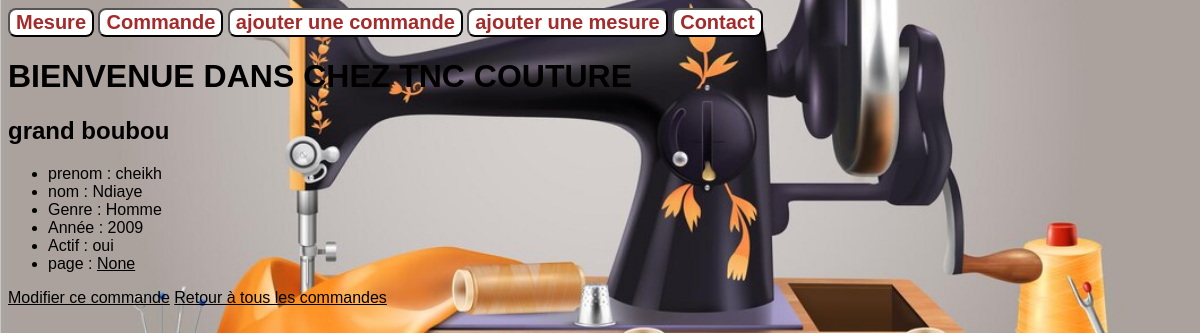
The app's page /commande_detail/2/ with its own data.
### TNC/models.py (models this page shows, shortened)
class Commande(models.Model):
    type = models.fields.CharField(max_length = 50)
    mesure = models.ForeignKey(Mesure,null = True,on_delete = models.SET_NULL)

class Mesure(models.Model):
    class Genre(models.TextChoices):
        Homme = "H"
        Femme = "F"
    nom = models.fields.CharField(max_length = 50)
    prenom = models.fields.CharField(max_length = 50)
    tel = models.fields.IntegerField()
    genre = models.fields.CharField(choices = Genre.choices, max_length = 5)
    year = models.fields.IntegerField(
        validators = [MinValueValidator(1900),MaxValueValidator(2021)])
    page_officielle = models.fields.URLField(null = True, blank = True)
    active = models.fields.BooleanField(default = True)
    epaule = models.fields.IntegerField()
    longueur_bb= models.fields.IntegerField()
    coup = models.fields.IntegerField()
    bras = models.fields.IntegerField()
    longueur_pt = models.fields.IntegerField()

### TNC/views.py (the view)
# urls.py: path('commande_detail/<int:id>/', views.commande_detail,name='commande-detail'),
def commande_detail(request, id):
    commandes = Commande.objects.get(id=id)
    return render(request,
                    'TNC/commande_detail.html',
                    {'commande':commandes}
                    )

### TNC/templates/TNC/commande_detail.html
{% extends 'TNC/base.html' %}
{% block contenu %}
<h2>{{ commande.type }}</h2>
<ul>
    <li>prenom : {{ commande.mesure.prenom}}</li>
    <li>nom : {{ commande.mesure.nom}}</li>
    <li>Genre : {{ commande.mesure.get_genre_display }}</li>
    <li>Année : {{ commande.mesure.year }}</li>
    <li>Actif : {{ commande.mesure.active|yesno }}</li>
    <li>page : <a href="{{ mesures.page_officielle }}">{{ commande.mesure.page_officielle }}</a></li>
</ul>
<a href="{% url 'commande-update' commande.id %}">Modifier ce commande</a>
<a href="{% url 'commande-liste' %}">Retour à tous les commandes</a>
{% endblock %}

### TNC/static/TNC/style.css (style rules this page uses)
body { background: url('imgBack.jpg') no-repeat center center fixed; -webkit-background-size: cover; -moz-background-size: cover; -o-background-size: cover; background-size: cover; font-family: Arial, Helvetica, sans-serif; background-attachment: scroll; }
a { color: black; }

### records on screen
Commande: type "grand boubou", mesure.prenom "cheikh", mesure.nom "Ndiaye", mesure.genre "Homme", mesure.year "2009", mesure.active "oui", mesure.page_officielle "None"
